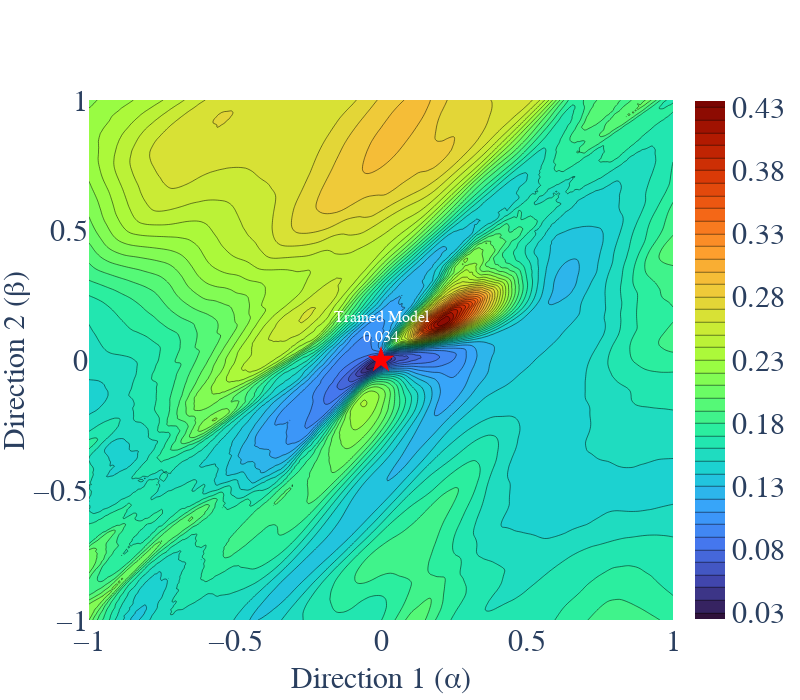
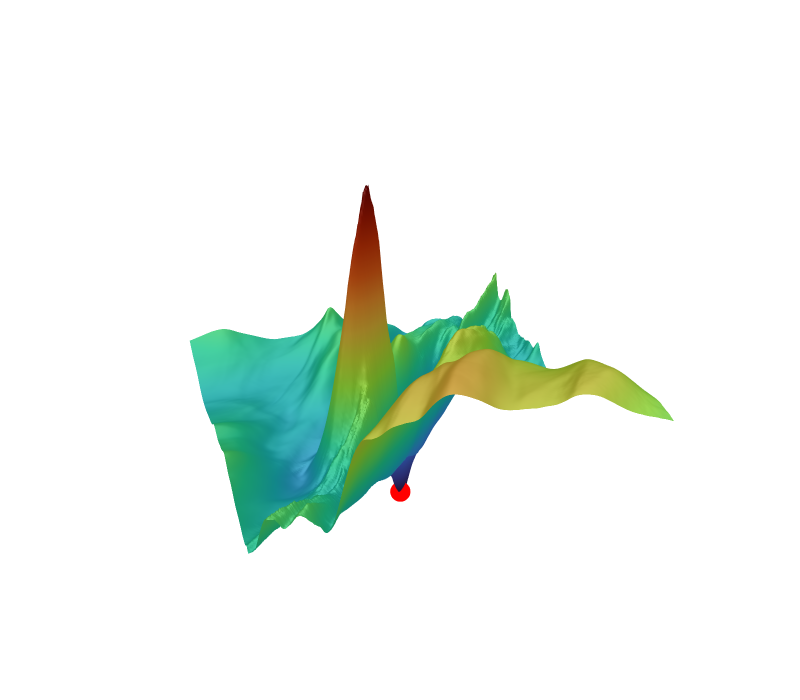

Notebook code for these charts, in order:
### Code cell
def load_landscape_npz(filepath):
    loaded = np.load(filepath)
    landscape_data = dict(loaded)
    loaded.close()
    return landscape_data
landscape_data = load_landscape_npz(f'{landscape_save_dir}/baseline_best_True_v2.npz')
image_save_path = os.path.join(
    os.path.dirname(os.getcwd()),
    "notebooks",
    "loss_landscape",
    "physMSE_BASELINE"
)

plot_both_landscapes(landscape_data, image_save_path)

### Figure 1 — Plotly figure (JSON) as saved in the notebook; plotly's stock layout.template omitted (floating-point values rounded to 4 significant figures; data arrays with more than 128 entries replaced by an {"elided": "..."} marker saying what was removed)
{"data": [{"colorbar": {"len": 1.035, "tickfont": {"size": 30}, "tickformat": ".2f", "title": {"text": ""}, "y": 0.5, "yanchor": "middle"}, "colorscale": [[0, "#30123b"], [0.07143, "#4145ab"], [0.1429, "#4675ed"], [0.2143, "#39a2fc"], [0.2857, "#1bcfd4"], [0.3571, "#24eca6"], [0.4286, "#61fc6c"], [0.5, "#a4fc3b"], [0.5714, "#d1e834"], [0.6429, "#f3c63a"], [0.7143, "#fe9b2d"], [0.7857, "#f36315"], [0.8571, "#d93806"], [0.9286, "#b11901"], [1, "#7a0402"]], "contours": {"end": 0.4327, "size": 0.01013, "start": 0.02731}, "type": "contour", "x": {"elided": "251 float values"}, "y": {"elided": "251 float values"}, "z": {"elided": "251x251 float values"}}, {"marker": {"color": "red", "size": 20, "symbol": "star"}, "mode": "markers+text", "showlegend": false, "text": ["Trained Model<br>0.034"], "textfont": {"color": "white", "family": "Arial", "size": 16}, "textposition": "top center", "type": "scatter", "x": [0], "y": [0]}], "layout": {"font": {"family": "Serif", "size": 16}, "height": 700, "margin": {"b": 80, "l": 80, "r": 50, "t": 100}, "width": 800, "xaxis": {"tickfont": {"size": 30}, "title": {"font": {"size": 30}, "standoff": 10, "text": "Direction 1 (α)"}}, "yaxis": {"tickfont": {"size": 30}, "title": {"font": {"size": 30}, "standoff": 0, "text": "Direction 2 (β)"}}}}

### Figure 2 — Plotly figure (JSON) as saved in the notebook; plotly's stock layout.template omitted (floating-point values rounded to 4 significant figures; data arrays with more than 128 entries replaced by an {"elided": "..."} marker saying what was removed)
{"data": [{"colorbar": {"len": 0.45, "outlinecolor": "black", "outlinewidth": 1, "thickness": 20, "tickfont": {"family": "Serif", "size": 14}, "tickmode": "array", "ticktext": ["0.03", "0.13", "0.23", "0.33", "0.43"], "tickvals": [0.02731, 0.1287, 0.23, 0.3314, 0.4327], "title": {"font": {"family": "Serif", "size": 14}, "text": "Loss"}, "x": 0.95, "y": 0.52}, "colorscale": [[0, "#30123b"], [0.07143, "#4145ab"], [0.1429, "#4675ed"], [0.2143, "#39a2fc"], [0.2857, "#1bcfd4"], [0.3571, "#24eca6"], [0.4286, "#61fc6c"], [0.5, "#a4fc3b"], [0.5714, "#d1e834"], [0.6429, "#f3c63a"], [0.7143, "#fe9b2d"], [0.7857, "#f36315"], [0.8571, "#d93806"], [0.9286, "#b11901"], [1, "#7a0402"]], "hoverinfo": "x+y+z", "lighting": {"ambient": 0.6, "diffuse": 0.1, "roughness": 0.6, "specular": 0.2}, "lightposition": {"x": 30, "y": 50, "z": 100}, "showscale": false, "type": "surface", "x": {"elided": "251 float values"}, "y": {"elided": "251 float values"}, "z": {"elided": "251x251 float values"}}, {"hovertemplate": "Original Loss: %{z:.3f}<extra></extra>", "marker": {"color": "red", "size": 7, "symbol": "circle"}, "mode": "markers", "name": "Original Model", "type": "scatter3d", "x": [0], "y": [0], "z": [0.03401]}], "layout": {"font": {"color": "black", "family": "Serif", "size": 14}, "height": 700, "legend": {"bordercolor": "black", "borderwidth": 1, "font": {"family": "Serif", "size": 14}, "x": 0.95, "xanchor": "right", "y": 0.95, "yanchor": "top"}, "margin": {"b": 0, "l": 0, "pad": 0, "r": 0, "t": 0}, "scene": {"aspectmode": "manual", "aspectratio": {"x": 1, "y": 1, "z": 1}, "bgcolor": "white", "camera": {"eye": {"x": 0.649, "y": 1.876, "z": 1}}, "xaxis": {"backgroundcolor": "white", "gridcolor": "black", "linecolor": "black", "linewidth": 2, "mirror": false, "range": [-1, 1], "showbackground": true, "showgrid": false, "tickangle": -20, "tickfont": {"family": "Serif", "size": 14}, "tickmode": "array", "ticktext": ["-1.00", "-0.50", "0.00", "0.50", "1.00"], "tickvals": [-1.0, -0.5, 0.0, 0.5, 1.0], "title": {"font": {"family": "Serif", "size": 16}, "text": "Direction 1 (α)"}, "visible": false, "zeroline": false, "zerolinecolor": "black", "zerolinewidth": 2}, "yaxis": {"backgroundcolor": "white", "gridcolor": "black", "linecolor": "black", "linewidth": 2, "mirror": false, "range": [-1, 1], "showbackground": true, "showgrid": false, "tickfont": {"family": "Serif", "size": 14}, "tickmode": "array", "ticktext": ["-1.00", "-0.50", "0.00", "0.50", "1.00"], "tickvals": [-1.0, -0.5, 0.0, 0.5, 1.0], "title": {"font": {"family": "Serif", "size": 16}, "text": "Direction 2 (β)"}, "visible": false, "zeroline": false, "zerolinecolor": "black", "zerolinewidth": 2}, "zaxis": {"backgroundcolor": "white", "gridcolor": "black", "linecolor": "black", "linewidth": 2, "mirror": false, "showbackground": true, "showgrid": false, "tickangle": -7, "tickfont": {"family": "Serif", "size": 14}, "tickmode": "array", "ticktext": ["0.03", "0.13", "0.23", "0.33", "0.43"], "tickvals": [0.02731, 0.1287, 0.23, 0.3314, 0.4327], "title": {"font": {"family": "Serif", "size": 16}, "text": "Loss"}, "visible": false, "zeroline": false, "zerolinecolor": "black"}}, "width": 800}}
